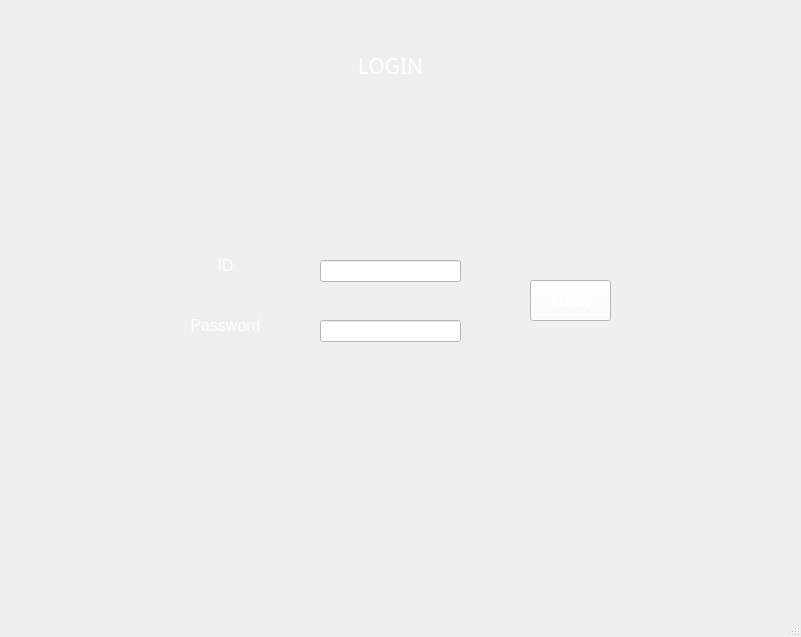
<?xml version="1.0" encoding="UTF-8"?>
<ui version="4.0">
 <class>SiPerpustakaan</class>
 <widget class="QMainWindow" name="SiPerpustakaan">
  <property name="geometry">
   <rect>
    <x>0</x>
    <y>0</y>
    <width>801</width>
    <height>637</height>
   </rect>
  </property>
  <property name="windowTitle">
   <string>SiPerpustakaan</string>
  </property>
  <property name="styleSheet">
   <string notr="true">background-image: url(:/res/login1.jpg);
</string>
  </property>
  <widget class="QWidget" name="centralwidget">
   <widget class="QLabel" name="label_4">
    <property name="geometry">
     <rect>
      <x>180</x>
      <y>310</y>
      <width>91</width>
      <height>31</height>
     </rect>
    </property>
    <property name="font">
     <font>
      <pointsize>12</pointsize>
     </font>
    </property>
    <property name="styleSheet">
     <string notr="true">color: rgb(255, 255, 255);</string>
    </property>
    <property name="text">
     <string>Password</string>
    </property>
    <property name="alignment">
     <set>Qt::AlignCenter</set>
    </property>
   </widget>
   <widget class="QLabel" name="label">
    <property name="geometry">
     <rect>
      <x>330</x>
      <y>20</y>
      <width>121</width>
      <height>91</height>
     </rect>
    </property>
    <property name="font">
     <font>
      <family>Segoe UI Black</family>
      <pointsize>16</pointsize>
      <italic>false</italic>
      <fontweight>Black</fontweight>
     </font>
    </property>
    <property name="styleSheet">
     <string notr="true">color: rgb(255, 255, 255);
font: 900 16pt &quot;Segoe UI Black&quot;;

</string>
    </property>
    <property name="text">
     <string>LOGIN</string>
    </property>
    <property name="alignment">
     <set>Qt::AlignCenter</set>
    </property>
   </widget>
   <widget class="QPushButton" name="loginButton">
    <property name="geometry">
     <rect>
      <x>530</x>
      <y>280</y>
      <width>81</width>
      <height>41</height>
     </rect>
    </property>
    <property name="font">
     <font>
      <pointsize>12</pointsize>
     </font>
    </property>
    <property name="styleSheet">
     <string notr="true">background-color: rgb(255, 255, 255);
color: rgb(255, 255, 255);</string>
    </property>
    <property name="text">
     <string>Login</string>
    </property>
   </widget>
   <widget class="QLineEdit" name="passwordLineEdit">
    <property name="geometry">
     <rect>
      <x>320</x>
      <y>320</y>
      <width>141</width>
      <height>22</height>
     </rect>
    </property>
    <property name="styleSheet">
     <string notr="true">background-color: rgb(255, 255, 255);
color: rgb(255, 255, 255);</string>
    </property>
    <property name="echoMode">
     <enum>QLineEdit::Password</enum>
    </property>
   </widget>
   <widget class="QLabel" name="label_3">
    <property name="geometry">
     <rect>
      <x>190</x>
      <y>250</y>
      <width>71</width>
      <height>31</height>
     </rect>
    </property>
    <property name="font">
     <font>
      <pointsize>12</pointsize>
     </font>
    </property>
    <property name="styleSheet">
     <string notr="true">color: rgb(255, 255, 255);</string>
    </property>
    <property name="text">
     <string>ID</string>
    </property>
    <property name="alignment">
     <set>Qt::AlignCenter</set>
    </property>
   </widget>
   <widget class="QLineEdit" name="usernameLineEdit">
    <property name="geometry">
     <rect>
      <x>320</x>
      <y>260</y>
      <width>141</width>
      <height>22</height>
     </rect>
    </property>
    <property name="styleSheet">
     <string notr="true">background-color: rgb(255, 255, 255);
color: rgb(255, 255, 255);</string>
    </property>
   </widget>
  </widget>
  <widget class="QMenuBar" name="menubar">
   <property name="geometry">
    <rect>
     <x>0</x>
     <y>0</y>
     <width>801</width>
     <height>22</height>
    </rect>
   </property>
  </widget>
  <widget class="QStatusBar" name="statusbar"/>
 </widget>
 <resources/>
 <connections/>
</ui>
